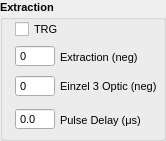
  <widget class="QGroupBox" name="groupBox_Extraction">
   <property name="geometry">
    <rect>
     <x>630</x>
     <y>125</y>
     <width>166</width>
     <height>141</height>
    </rect>
   </property>
   <property name="font">
    <font>
     <family>Tahoma</family>
     <pointsize>8</pointsize>
     <weight>75</weight>
     <bold>true</bold>
    </font>
   </property>
   <property name="title">
    <string>Extraction</string>
   </property>
   <property name="flat">
    <bool>false</bool>
   </property>
   <widget class="QDoubleSpinBox" name="inp_extractDelay">
    <property name="geometry">
     <rect>
      <x>15</x>
      <y>108</y>
      <width>40</width>
      <height>22</height>
     </rect>
    </property>
    <property name="sizePolicy">
     <sizepolicy hsizetype="Fixed" vsizetype="Fixed">
      <horstretch>0</horstretch>
      <verstretch>0</verstretch>
     </sizepolicy>
    </property>
    <property name="maximumSize">
     <size>
      <width>40</width>
      <height>16777215</height>
     </size>
    </property>
    <property name="font">
     <font>
      <weight>50</weight>
      <bold>false</bold>
     </font>
    </property>
    <property name="mouseTracking">
     <bool>true</bool>
    </property>
    <property name="wrapping">
     <bool>false</bool>
    </property>
    <property name="frame">
     <bool>true</bool>
    </property>
    <property name="buttonSymbols">
     <enum>QAbstractSpinBox::NoButtons</enum>
    </property>
    <property name="keyboardTracking">
     <bool>true</bool>
    </property>
    <property name="decimals">
     <number>1</number>
    </property>
    <property name="maximum">
     <double>500.000000000000000</double>
    </property>
    <property name="singleStep">
     <double>0.100000000000000</double>
    </property>
   </widget>
   <widget class="QLabel" name="label_15">
    <property name="geometry">
     <rect>
      <x>60</x>
      <y>112</y>
      <width>86</width>
      <height>16</height>
     </rect>
    </property>
    <property name="font">
     <font>
      <weight>50</weight>
      <bold>false</bold>
     </font>
    </property>
    <property name="text">
     <string>Pulse Delay (μs)</string>
    </property>
   </widget>
   <widget class="QLabel" name="label_11">
    <property name="geometry">
     <rect>
      <x>60</x>
      <y>49</y>
      <width>91</width>
      <height>16</height>
     </rect>
    </property>
    <property name="font">
     <font>
      <weight>50</weight>
      <bold>false</bold>
     </font>
    </property>
    <property name="text">
     <string>Extraction (neg)</string>
    </property>
   </widget>
   <widget class="QSpinBox" name="inp_voltExtract">
    <property name="geometry">
     <rect>
      <x>15</x>
      <y>45</y>
      <width>40</width>
      <height>22</height>
     </rect>
    </property>
    <property name="sizePolicy">
     <sizepolicy hsizetype="Fixed" vsizetype="Fixed">
      <horstretch>0</horstretch>
      <verstretch>0</verstretch>
     </sizepolicy>
    </property>
    <property name="maximumSize">
     <size>
      <width>40</width>
      <height>16777215</height>
     </size>
    </property>
    <property name="font">
     <font>
      <weight>50</weight>
      <bold>false</bold>
     </font>
    </property>
    <property name="mouseTracking">
     <bool>true</bool>
    </property>
    <property name="wrapping">
     <bool>false</bool>
    </property>
    <property name="frame">
     <bool>true</bool>
    </property>
    <property name="buttonSymbols">
     <enum>QAbstractSpinBox::NoButtons</enum>
    </property>
    <property name="keyboardTracking">
     <bool>true</bool>
    </property>
    <property name="minimum">
     <number>0</number>
    </property>
    <property name="maximum">
     <number>5000</number>
    </property>
    <property name="singleStep">
     <number>10</number>
    </property>
    <property name="value">
     <number>0</number>
    </property>
   </widget>
   <widget class="QSpinBox" name="inp_voltOptic1">
    <property name="geometry">
     <rect>
      <x>15</x>
      <y>75</y>
      <width>40</width>
      <height>22</height>
     </rect>
    </property>
    <property name="sizePolicy">
     <sizepolicy hsizetype="Fixed" vsizetype="Fixed">
      <horstretch>0</horstretch>
      <verstretch>0</verstretch>
     </sizepolicy>
    </property>
    <property name="maximumSize">
     <size>
      <width>40</width>
      <height>16777215</height>
     </size>
    </property>
    <property name="font">
     <font>
      <weight>50</weight>
      <bold>false</bold>
     </font>
    </property>
    <property name="mouseTracking">
     <bool>true</bool>
    </property>
    <property name="wrapping">
     <bool>false</bool>
    </property>
    <property name="frame">
     <bool>true</bool>
    </property>
    <property name="buttonSymbols">
     <enum>QAbstractSpinBox::NoButtons</enum>
    </property>
    <property name="keyboardTracking">
     <bool>true</bool>
    </property>
    <property name="minimum">
     <number>0</number>
    </property>
    <property name="maximum">
     <number>3000</number>
    </property>
    <property name="singleStep">
     <number>10</number>
    </property>
    <property name="value">
     <number>0</number>
    </property>
   </widget>
   <widget class="QLabel" name="label_12">
    <property name="geometry">
     <rect>
      <x>60</x>
      <y>78</y>
      <width>101</width>
      <height>16</height>
     </rect>
    </property>
    <property name="font">
     <font>
      <weight>50</weight>
      <bold>false</bold>
     </font>
    </property>
    <property name="text">
     <string>Einzel 3 Optic (neg)</string>
    </property>
   </widget>
   <widget class="QCheckBox" name="chk_ExtractionPulse">
    <property name="geometry">
     <rect>
      <x>15</x>
      <y>20</y>
      <width>46</width>
      <height>18</height>
     </rect>
    </property>
    <property name="font">
     <font>
      <pointsize>8</pointsize>
      <weight>50</weight>
      <bold>false</bold>
     </font>
    </property>
    <property name="text">
     <string>TRG</string>
    </property>
   </widget>
  </widget>
